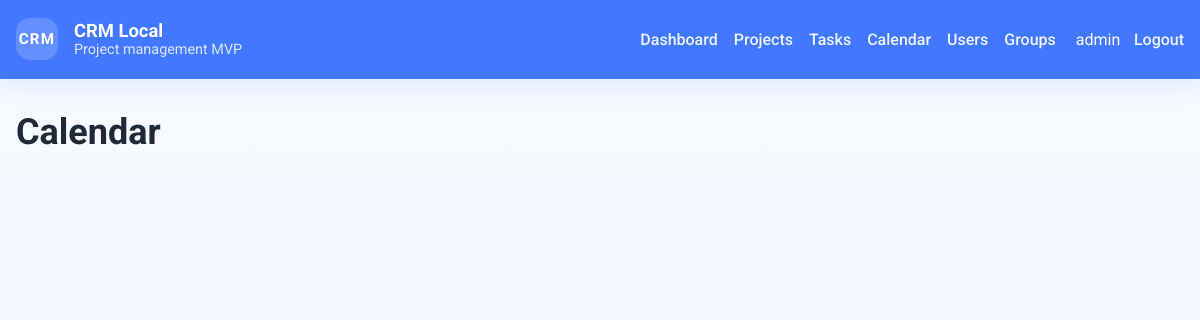
The page /calendar/ (signed in) on the database as committed earlier.
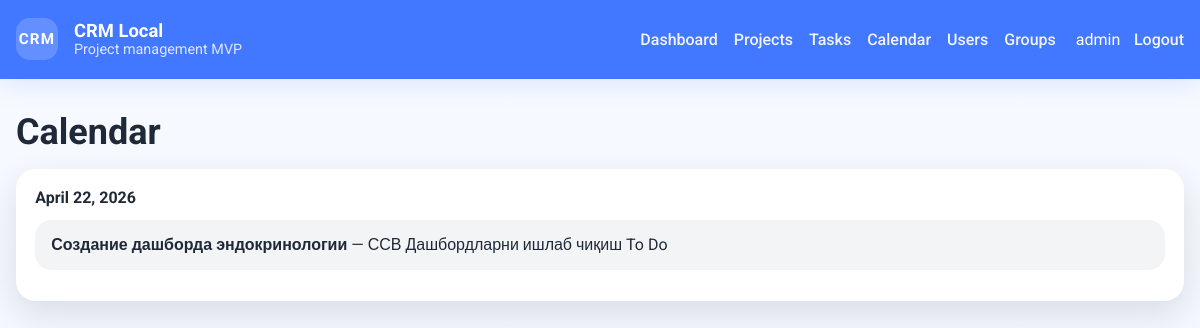
The same page on the database as committed later.
### projects/models.py (models this page shows, shortened)
class Task(models.Model):
    title = models.CharField(max_length=200)
    description = models.TextField(blank=True)
    status = models.CharField(
        max_length=20,
        choices=TaskStatus.choices,
        default=TaskStatus.TODO,
    )
    deadline = models.DateField(null=True, blank=True)
    project = models.ForeignKey(Project, on_delete=models.CASCADE, related_name="tasks")
    executor = models.ForeignKey(
        User,
        on_delete=models.SET_NULL,
        null=True,
        blank=True,
        related_name="assigned_tasks",
    )
    co_executors = models.ManyToManyField(User, blank=True, related_name="supporting_tasks")
    created_at = models.DateTimeField(auto_now_add=True)
    updated_at = models.DateTimeField(auto_now=True)
    class Meta:
        ordering = ["deadline", "title"]
    @property
    def is_overdue(self):
        if not self.deadline:
            return False
        return self.status != TaskStatus.DONE and timezone.now().date() > self.deadline

class Project(models.Model):
    title = models.CharField(max_length=200)
    description = models.TextField(blank=True)
    owner = models.ForeignKey(User, on_delete=models.CASCADE, related_name="owned_projects")
    members = models.ManyToManyField(User, blank=True, related_name="projects")
    created_at = models.DateTimeField(auto_now_add=True)
    updated_at = models.DateTimeField(auto_now=True)
    class Meta:
        ordering = ["title"]

### projects/views.py (the view)
# urls.py: path("calendar/", views.calendar_view, name="calendar"),
@login_required
def calendar_view(request):
    tasks = Task.objects.select_related("project", "executor").prefetch_related("co_executors").order_by("deadline")
    calendar = OrderedDict()
    no_deadline = []
    for task in tasks:
        if task.deadline:
            calendar.setdefault(task.deadline, []).append(task)
        else:
            no_deadline.append(task)
    return render(request, "projects/calendar.html", {"calendar": calendar, "no_deadline": no_deadline})

### projects/templates/projects/calendar.html (shortened to what this page needs)
{% extends "projects/base.html" %}
{% block content %}
<h1>Calendar</h1>
<div class="calendar-grid">
    {% for date, items in calendar.items %}
    <section class="calendar-day">
        <h2>{{ date }}</h2>
        <ul>
            {% for task in items %}
            <li class="{% if task.is_overdue %}overdue{% endif %}">
                <strong>{{ task.title }}</strong> — {{ task.project.title }}
                <span>{{ task.get_status_display }}</span>
            </li>
            {% endfor %}
        </ul>
    </section>
    {% endfor %}
</div>
{% endblock %}

Rows that differ between the two databases and show on the page:
added Task: deadline "April 22, 2026", title "Создание дашборда эндокринологии", project "ССВ Дашбордларни ишлаб чиқиш", status "To Do"
